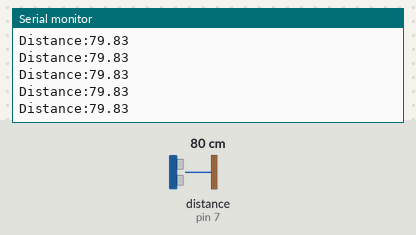
Bench run of a sketch on a simulated Arduino Uno, built with avr-gcc and run on an emulated ATmega328P. On the bench: the last lines printed to the serial monitor. Wiring (inferred from the names in the program): ultrasonic range finder: trigger pin 6; echo pin 7. The inputs (shaded band) are chosen by the test bench; at power-on: distance to the obstacle (sensor on pin 7) 80 cm. The echo pulse lasts 58.3 µs per cm.

Above: at 1.2 s.
1.3 s: distance to the obstacle (sensor on pin 7) set to 2 cm
At 1.35 s:
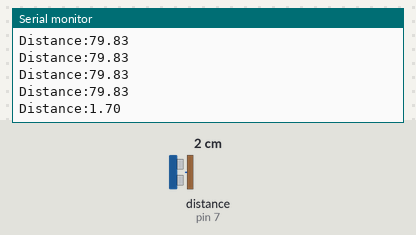
2.8 s: distance to the obstacle (sensor on pin 7) set to 4 cm
At 2.83 s:
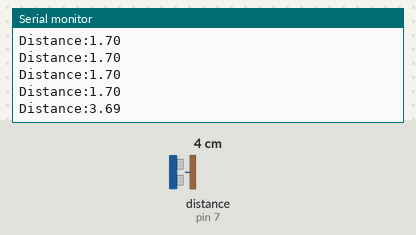
Timing chart, 0 to 5.8 s (numbered marks = the images above; inputs shaded):
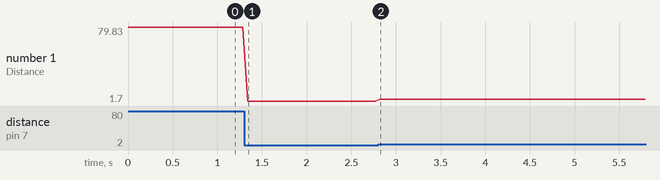

Measured:
- after the input at 1.3 s, the serial monitor: prints a new line at once (image 1)
- after the input at 2.8 s, the serial monitor: prints a new line at once (image 2)
- plotted number 1: 79.83 → 1.7 after the input at 1.3 s, 1.7 → 3.69 after the input at 2.8 s

The sketch:

Volting_MUSIC_Arduino_Mesure_distance_D.ino
```cpp
// --- Définition des broches pour le capteur ultrason ---
const int trigPin = 6;
const int echoPin = 7;

void setup() {
  // Initialisation de la communication série
  Serial.begin(115200);

  // Configuration des broches
  pinMode(trigPin, OUTPUT);
  pinMode(echoPin, INPUT);
}

void loop() {
  // Envoi d'une impulsion de 10 µs sur le pin trig
  digitalWrite(trigPin, LOW);
  delayMicroseconds(2);
  digitalWrite(trigPin, HIGH);
  delayMicroseconds(10);
  digitalWrite(trigPin, LOW);

  // Lecture de la durée de l'écho (en microsecondes)
  long duration = pulseIn(echoPin, HIGH);

  // Conversion de la durée en distance (cm)
  float distance = (duration / 2.0) / 29.1;

  // Affichage pour le Serial Plotter
  Serial.print("Distance:");
  Serial.println(distance);

  delay(50); // Délai entre deux mesures
}
```
